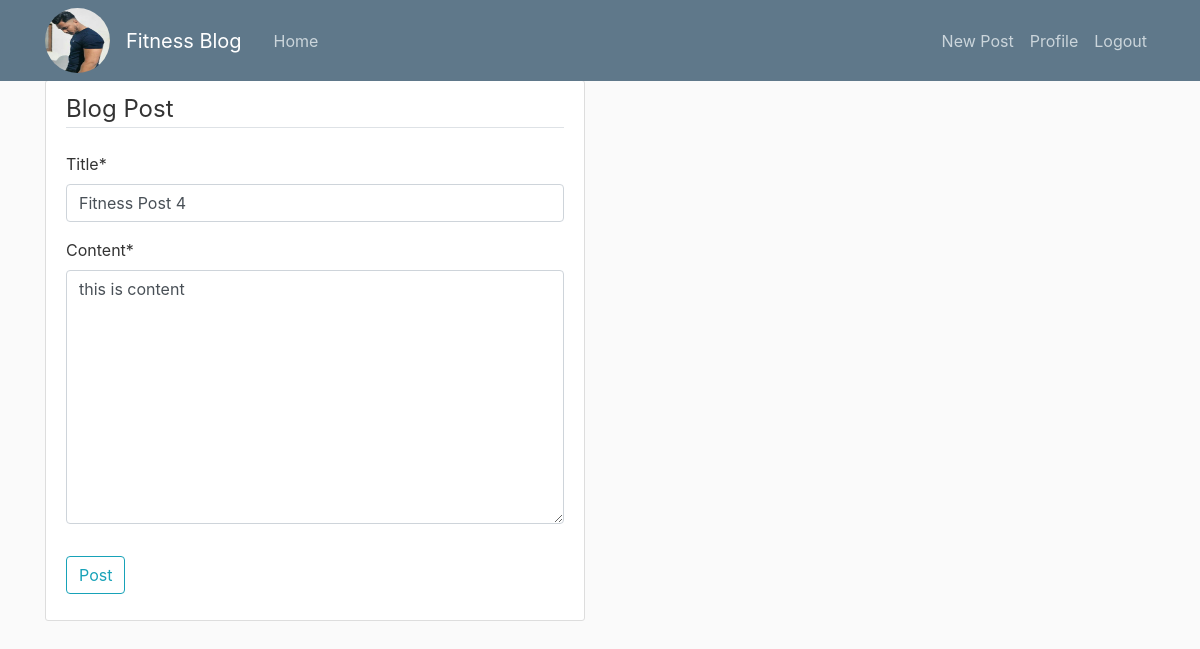
/post/1/update/ (signed in), run on the app's committed database.
### users/models.py (models this page shows, shortened)
class CustomUsers(AbstractUser):
    address = models.CharField(max_length=100)
    contact = models.CharField(max_length=20, null=True, blank=True)
    weight = models.FloatField(null=True, blank=True)
    PACKAGE = (
        ('1', '1 Month'),
        ('3', '3 Months'),
        ('6', '6 Months'),
        ('12', '12 Months'),
    )
    package = models.CharField(max_length=20,choices=PACKAGE, default=1)

class Profile(models.Model):
    user = models.OneToOneField(CustomUsers, on_delete=models.CASCADE, related_name='Profile')
    image = models.ImageField(default='media\default.jpg', upload_to='profile_pics')

### member/models.py (models this page shows, shortened)
class Post(models.Model):
    title = models.CharField(max_length=100)
    content = models.TextField()
    date_posted = models.DateTimeField(default=timezone.now)
    author = models.ForeignKey(CustomUsers, on_delete=models.CASCADE, blank=True, null=True)
    is_active = models.BooleanField(default=False)

### member/views.py (the view, shortened to what this page needs)
# urls.py: path('post/<int:pk>/update/',PostUpdateView.as_view(), name='post-update'),
class PostUpdateView(LoginRequiredMixin, UserPassesTestMixin, UpdateView):
    model = Post
    fields = ['title','content']
    def test_func(self):
        post = self.get_object()
        if self.request.user == post.author:
            return True
        return False

### member/templates/member/post_form.html (shortened to what this page needs)
{% extends "member/base.html" %}
{% load crispy_forms_tags %}
{% block content %}
    <div class="content-section">
        <form method="POST">
            <fieldset class="form-group">
                <legend class="border-bottom mb-4">Blog Post</legend>
                {{ form|crispy }}
            </fieldset>
            <div class="form-group">
                <button class="btn btn-outline-info" type="submit">Post</button>
            </div>
        </form>
    </div>
{% endblock content %}

### member/templates/member/base.html (shortened to what this page needs)
{% load static %}
<!DOCTYPE html>
<html>
<head>
     <link rel="stylesheet" href="https://maxcdn.bootstrapcdn.com/bootstrap/4.0.0/css/bootstrap.min.css">
     <link rel="stylesheet" type="text/css" href="{% static 'member/main.css' %}">
</head>
<body>
        <header class="site-header">
                <nav class="navbar navbar-expand-md navbar-dark bg-steel fixed-top">
                  <div class="container">
                    {% if request.user.is_authenticated %}
                    {% if request.user.Profile.image %}
                    <a href="{% url 'profile' %}"><img class="rounded-circle article-img" src="{{ request.user.Profile.image.url }}" ></a>
                    {% else %}
                    <a href="{% url 'profile' %}"><img class="rounded-circle article-img" src="{% static 'Photos/default.jpg' %}" ></a>
                    {% endif %}
                    {% endif %}
                    <a class="navbar-brand mr-4" href="{% url 'member-home' %}">Fitness Blog</a>
                    <div class="collapse navbar-collapse" id="navbarToggle">
                      <div class="navbar-nav mr-auto">
                        <a class="nav-item nav-link" href="{% url 'member-home' %}">Home</a>
                      </div>
                      <div class="navbar-nav">
                        {% if user.is_authenticated %}
                        <a class="nav-item nav-link" href="{% url 'post-create' %}">New Post</a>
                        <a class="nav-item nav-link" href="{% url 'profile' %}">Profile</a>
                        <a class="nav-item nav-link" href="{% url 'logout' %}">Logout</a>
                        {% else %}
                          <a class="nav-item nav-link" href="{% url 'login' %}">Login</a>
                          <a class="nav-item nav-link" href="{% url 'register' %}">Register</a>
                        {% endif %}
                      </div>
                    </div>
                  </div>
                </nav>
              </header>
              <main role="main" class="container">
                    <div class="row">
                        {% if request.user.is_superuser %}
                      <div class="col-md-6">
                        {% else %}
                        <div class="col-md-8">
                          {% endif %}
                        {% block content %}{% endblock %}
                    </div>
                  </main>
</body>
</html>

### member/static/member/main.css (style rules this page uses)
body { background: #fafafa; color: #333333; margin-top: 5rem; }
.bg-steel { background-color: #5f788a; }
.site-header .navbar-nav .nav-link { color: #cbd5db; }
.content-section { background: #ffffff; padding: 10px 20px; border: 1px solid #dddddd; border-radius: 3px; margin-bottom: 20px; }
.article-img { height: 65px; width: 65px; margin-right: 16px; }

### data on the page
CustomUsers: user.Profile.image (picture)
Post: title "Fitness Post 4", content "this is content"
